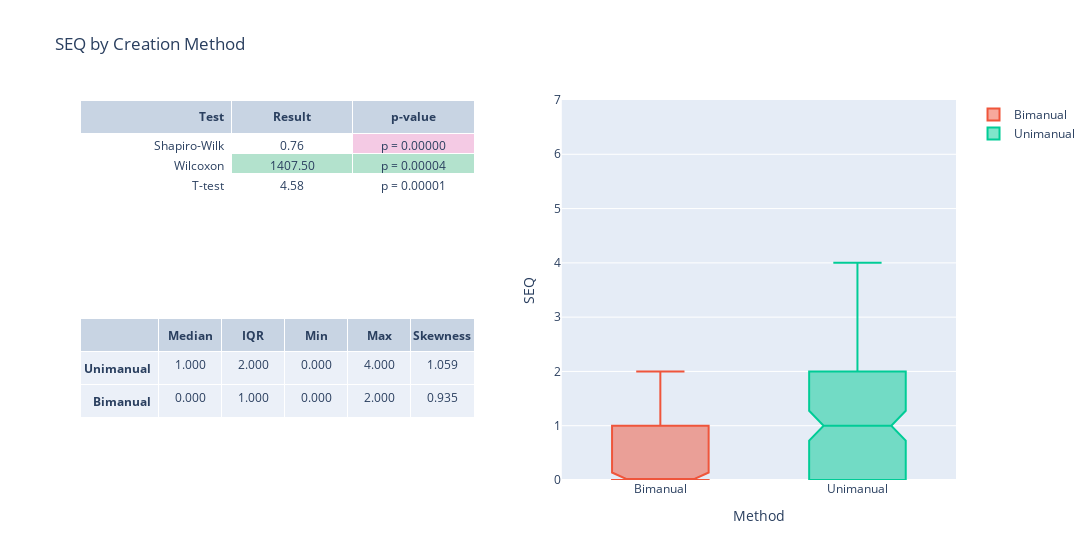

Notebook code cell kept with this figure:
### Code cell
stats_table = go.Table(columnwidth=[5,4,4,4,4])
stats_table.header = dict(
    values=summary_header, 
    align = ['right', 'center'],)
stats_table.cells = dict(
        values=summary_values,
        align = ['right', 'center'],
        format=["", ".3f"],
        )

results_table = go.Table(columnwidth=[5,4,4])
results_table.header = dict(
    values= results_header, 
    align = ['right', 'center'],)
results_table.cells = dict(
        values=results_values,
        align = ['right', 'center'],
        format=["", ".2f", ".5f"],
        fill_color=fill_color,
        prefix=results_prefix,
        )

seq_fig = make_subplots(
    rows=2, cols=2,
    shared_xaxes=False,
    specs=[
        [{"type": "table"}, {"type": "box", "rowspan": 2}],
        [{"type": "table"}, None]
    ])

seq_fig.add_trace(stats_table, row=2, col=1)
seq_fig.add_trace(go.Box(y=seq_crt['bimanual'], name="Bimanual", notched=True, notchwidth=0.15), row=1, col=2)
seq_fig.add_trace(go.Box(y=seq_crt['unimanual'], name="Unimanual", notched=True, notchwidth=0.15), row=1, col=2)
seq_fig.add_trace(results_table, row=1, col=1)

seq_fig.update_layout(
    title_text="SEQ by Creation Method",
    width=1200,
    xaxis_title='Method',
    yaxis_title='SEQ',
)

seq_fig.update_yaxes(range=[0,7])
seq_fig.show()

### Figure 1 — Plotly figure (JSON) as saved in the notebook; plotly's stock layout.template omitted (floating-point values rounded to 4 significant figures; data arrays with more than 128 entries replaced by an {"elided": "..."} marker saying what was removed)
{"data": [{"cells": {"align": ["right", "center"], "format": ["", ".3f"], "values": [["<b>Unimanual</b>", "<b>Bimanual</b>"], [1, 0], [2, 1], [0, 0], [4, 2], [1.059, 0.9355]]}, "columnwidth": [5, 4, 4, 4, 4], "domain": {"x": [0, 0.45], "y": [0, 0.425]}, "header": {"align": ["right", "center"], "values": ["", "<b>Median</b>", "<b>IQR</b>", "<b>Min</b>", "<b>Max</b>", "<b>Skewness</b>"]}, "type": "table"}, {"name": "Bimanual", "notched": true, "notchwidth": 0.15, "type": "box", "xaxis": "x", "y": {"elided": "130 int values"}, "yaxis": "y"}, {"name": "Unimanual", "notched": true, "notchwidth": 0.15, "type": "box", "xaxis": "x", "y": {"elided": "130 int values"}, "yaxis": "y"}, {"cells": {"align": ["right", "center"], "fill": {"color": [["white", "white", "white"], ["white", "rgb(179,226,205)", "white"], ["rgb(244,202,228)", "rgb(179,226,205)", "white"]]}, "format": ["", ".2f", ".5f"], "prefix": ["", "", "p = "], "values": [["Shapiro-Wilk", "Wilcoxon", "T-test"], [0.7611, 1408.0, 4.581], [3.786e-19, 4.274e-05, 1.077e-05]]}, "columnwidth": [5, 4, 4], "domain": {"x": [0, 0.45], "y": [0.575, 1]}, "header": {"align": ["right", "center"], "values": ["<b>Test</b>", "<b>Result</b>", "<b>p-value</b>"]}, "type": "table"}], "layout": {"title": {"text": "SEQ by Creation Method"}, "width": 1200, "xaxis": {"anchor": "y", "domain": [0.55, 1], "title": {"text": "Method"}}, "yaxis": {"anchor": "x", "domain": [0, 1], "range": [0, 7], "title": {"text": "SEQ"}}}}
